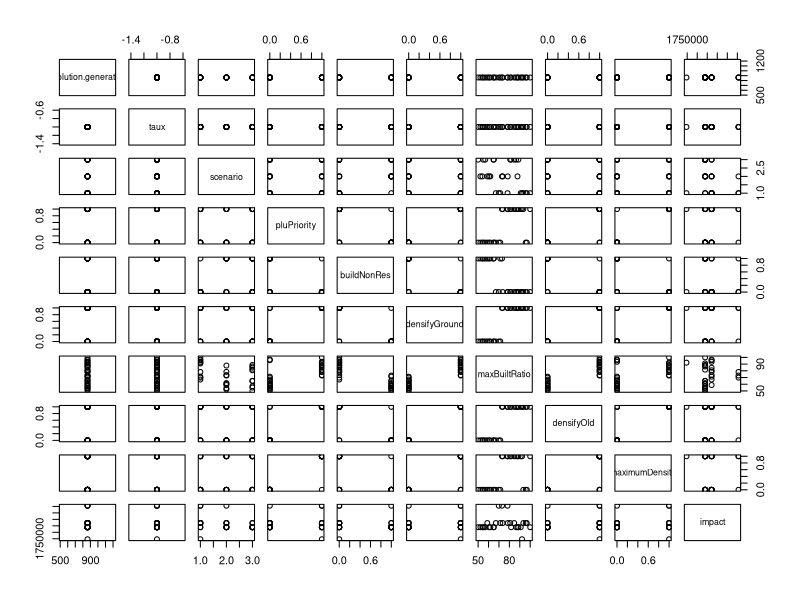
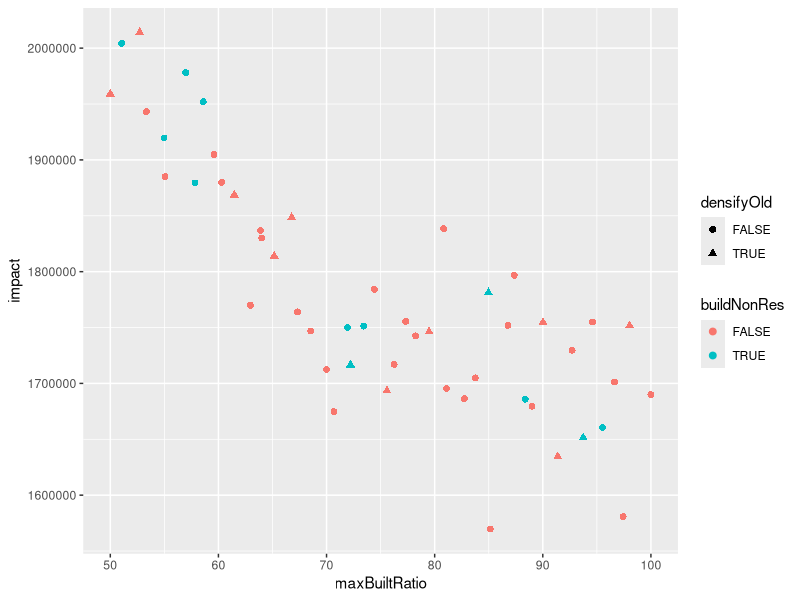

The R script that drew these images, in order: (Note: this script raises an error after producing the figures.)
library(ggplot2)

setwd("~/encadrement/repoJulienERC/erc/traitements_Stats/")

df2 <-  read.csv("ProfilMBRsurtauxTendanciel.csv")


df <-  read.csv("population862.csv")


names(df)

df$pluPriority <-  df$pluPriority > 0.5
df$buildNonRes <-  df$buildNonRes > 0.5
df$densifyGround <-  df$densifyGround > 0.5
df$densifyOld <-  df$densifyOld > 0.5
df$maximumDensity <-  df$maximumDensity > 0.5


df2$pluPriority <-  df2$pluPriority > 0.5
df2$buildNonRes <-  df2$buildNonRes > 0.5
df2$densifyGround <-  df2$densifyGround > 0.5
df2$densifyOld <-  df2$densifyOld > 0.5
df2$maximumDensity <-  df2$maximumDensity > 0.5




library(dplyr)
df <-  df %>%  filter(impact < max(impact))


names(df)


plot(df)

pp <-  ggplot(df, aes(maxBuiltRatio, impact))+
 # geom_point(aes(color=buildNonRes, shape=densifyOld))+
  geom_point(data=df2,aes(color=buildNonRes, shape=densifyOld), size= 2 ) 

pp


df3 <- read.csv("ProfilWinSizesurTauxTendanciel.csv")


pp <-  ggplot(df3, aes(round(winSize), impact))+
  geom_point(aes(color=buildNonRes, shape=densifyOld))+
  geom_point(data=df2,aes(color=buildNonRes, shape=densifyOld), size= 4 ) 
  geom_line(color="lightgray")+
  stat_smooth()
pp

